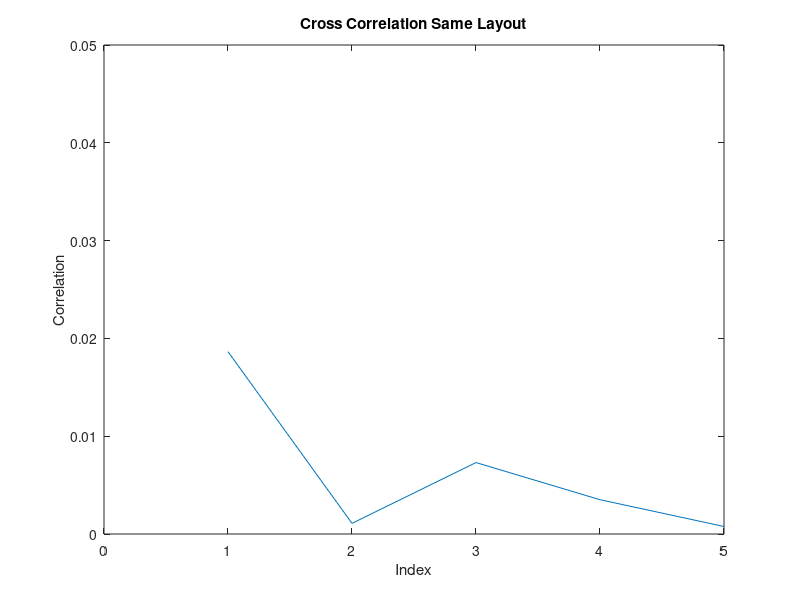

Here is the MATLAB script that generated this plot:
%Cross Correlation (Same layout: fixed L)
%Uniform distribution of random variables

%given values
lambdaF = 0.1;
lambdaL = 0.3;
lambdaM = 1.0;
lambdaO = 0.3;
lambdaA = 0;

xF = -100:100;
xL = -100:100;
xM = 200:1000;
xO = 0:100;
xA = -100:0;

xFmin = -100;
xFmax = 100;
xLmin = -100;
xLmax = 100;
xMmin = 200;
xMmax = 1000;
xOmin = 0;
xOmax = 100;
xAmin = -100;
xAmax = 0;

%initialize fixed values
fixedF = 0;
fixedL = 0;
fixedM = 0;

%do 5 times
for k = 1:5
    %PPN vector (consisting of 4096 integers)
    for j = 1:4096
        %set fixed value
        for i = 1:2

            randomF = (xFmax - xFmin) * rand + xFmin;
            randomL = (xLmax - xLmin) * rand + xLmin;
            randomM = (xMmax - xMmin) * rand + xMmin;
            randomO = (xOmax - xOmin) * rand + xOmin;
            randomA = (xAmax - xAmin) * rand + xAmin;

            if i == 1
                fixedL = randomL;
                ppn1(j,:) = lambdaF*randomF + lambdaL*fixedL + lambdaM*randomM + lambdaO*randomO + lambdaA*randomA;
            else
                ppn2(j,:) = lambdaF*randomF + lambdaL*fixedL + lambdaM*randomM + lambdaO*randomO + lambdaA*randomA;
            end
        end
    end
    
    selfCorr(k,:) = k;
    selfCorr(k,2) = abs(corr(ppn1,ppn2));
    
end

%plot correlation
plot(selfCorr(:,1),selfCorr(:,2))
ylim([0 0.05])
xlim([0 5])
xlabel('Index')
ylabel('Correlation')
title('Cross Correlation Same Layout')

%selfCorr = abs(corr(ppn1,ppn2))


